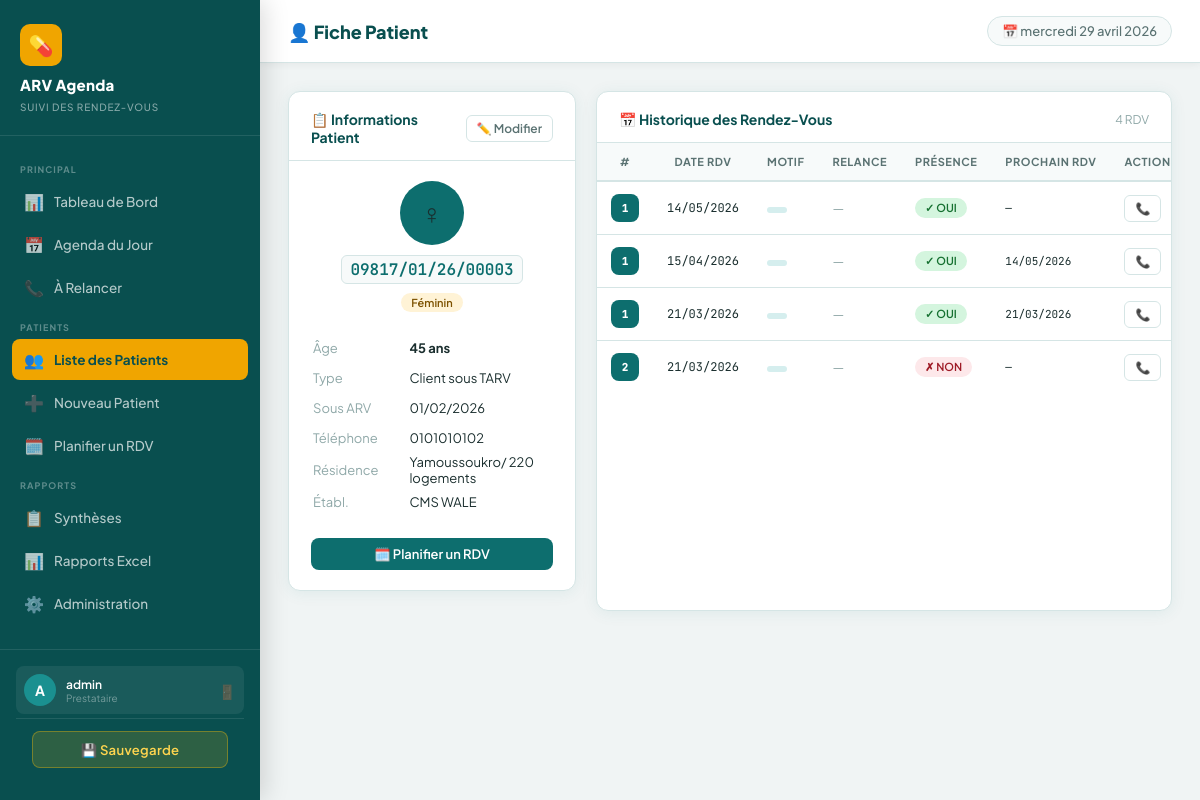
/patients/3/ (signed in), run on the app's committed database.
### agenda/models.py (models this page shows, shortened)
class Patient(models.Model):
    numero_unique = models.CharField(max_length=50, unique=True, verbose_name="N° Unique d'identification")
    code_etablissement = models.CharField(max_length=20, verbose_name="Code établissement")
    numero_site = models.CharField(max_length=20, blank=True, verbose_name="N° Site")
    sexe = models.CharField(max_length=1, choices=SEXE_CHOICES, verbose_name="Sexe")
    age = models.PositiveIntegerField(verbose_name="Âge")
    age_en_mois = models.BooleanField(default=False, verbose_name="Âge en mois (< 2 ans)")
    type_client = models.CharField(max_length=1, choices=TYPE_CLIENT_CHOICES, verbose_name="Type de client")
    population_cles = models.CharField(max_length=10, choices=POPULATION_CLES_CHOICES, blank=True, verbose_name="Population clés")
    date_mise_sous_arv = models.DateField(verbose_name="Date de mise sous ARV")
    contact_telephone = models.CharField(max_length=20, verbose_name="Contact téléphonique")
    residence_adresse = models.CharField(max_length=255, verbose_name="Résidence/Adresse géographique")
    cree_par = models.ForeignKey(User, on_delete=models.SET_NULL, null=True, related_name='patients_crees')
    date_creation = models.DateTimeField(auto_now_add=True)
    class Meta:
        verbose_name = "Patient"
        verbose_name_plural = "Patients"
    @property
    def age_display(self):
        if self.age_en_mois:
            return f"{self.age} mois"
        return f"{self.age} ans"
    def get_type_client_display(self):
        if not self.type_client:
            return ""
        choix_dict = dict(TYPE_CLIENT_CHOICES)
        codes = self.type_client.split(',')
        labels = [choix_dict.get(code.strip(), code.strip()) for code in codes]
        return ", ".join(labels)

class RendezVous(models.Model):
    numero_ordre = models.PositiveIntegerField(verbose_name="N° d'ordre (Colonne A)")
    patient = models.ForeignKey(Patient, on_delete=models.CASCADE, related_name='rendez_vous')
    date_rdv = models.DateField(verbose_name="Date du RDV")
    date_derniere_visite = models.DateField(verbose_name="Date de la dernière visite")
    motif_rdv = models.CharField(max_length=255, blank=True)
    motif_rdv_autre = models.CharField(max_length=200, blank=True, verbose_name="Motif autre (préciser)")
    date_relance_preventive = models.DateField(null=True, blank=True, verbose_name="Date relance préventive (J-2)")
    moyen_relance_preventive = models.CharField(max_length=1, choices=MOYEN_RELANCE_CHOICES, blank=True, verbose_name="Moyen relance préventive")
    resultat_relance_preventive = models.CharField(max_length=2, choices=RESULTAT_RELANCE_CHOICES, blank=True, verbose_name="Résultat relance préventive")
    date_relance_absence = models.DateField(null=True, blank=True, verbose_name="Date relance absence (J+7)")
    moyen_relance_absence = models.CharField(max_length=1, choices=MOYEN_RELANCE_CHOICES, blank=True, verbose_name="Moyen relance absence")
    resultat_relance_absence = models.CharField(max_length=2, choices=RESULTAT_RELANCE_CHOICES, blank=True, verbose_name="Résultat relance absence")
    date_rdv_reprogramme = models.DateField(null=True, blank=True, verbose_name="Date RDV reprogrammé")
    est_venu = models.BooleanField(null=True, verbose_name="Patient venu au RDV")
    date_prochain_rdv = models.DateField(null=True, blank=True, verbose_name="Date prochain RDV")
    motif_prochain_rdv = models.CharField(max_length=200, blank=True, verbose_name="Motif du prochain RDV")
    motif_non_venue = models.CharField(max_length=200, blank=True, verbose_name="Motif de non-venue")
    cree_par = models.ForeignKey(User, on_delete=models.SET_NULL, null=True, related_name='rdv_crees')
    date_creation = models.DateTimeField(auto_now_add=True)
    date_modification = models.DateTimeField(auto_now=True)
    class Meta:
        verbose_name = "Rendez-vous"
        verbose_name_plural = "Rendez-vous"
        ordering = ['date_rdv', 'numero_ordre']

### agenda/views.py (the view)
# urls.py: path('patients/<int:pk>/', views.patient_detail, name='patient_detail'),
@login_required
def patient_detail(request, pk):
    patient = get_object_or_404(Patient, pk=pk)
    rdv_list = patient.rendez_vous.all().order_by('-date_rdv')
    prochain_rdv = patient.rendez_vous.filter(
        date_rdv__gte=date.today(), est_venu__isnull=True
    ).order_by('date_rdv').first()
    return render(request, 'agenda/patient_detail.html', {
        'patient': patient, 'rdv_list': rdv_list, 'prochain_rdv': prochain_rdv,
    })

### templates/agenda/patient_detail.html (shortened to what this page needs)
{% extends 'base.html' %}
{% block page_title %}👤 Fiche Patient{% endblock %}
{% block content %}
<div style="display:grid;grid-template-columns:1fr 2fr;gap:20px;">
  <div>
    <div class="card mb-3">
      <div class="card-header">
        <span class="card-title">📋 Informations Patient</span>
        <a href="{% url 'patient_edit' patient.pk %}" class="btn btn-ghost btn-sm">✏️ Modifier</a>
      </div>
      <div class="card-body">
        <div style="text-align:center;margin-bottom:20px;">
          <div style="width:64px;height:64px;background:var(--primary);border-radius:50%;display:flex;align-items:center;justify-content:center;font-size:28px;margin:0 auto 10px;">
            {% if patient.sexe == 'M' %}♂{% else %}♀{% endif %}
          </div>
          <div class="patient-id" style="font-size:16px;display:inline-block;margin-bottom:6px;">{{ patient.numero_unique }}</div><br>
          {% if patient.sexe == 'M' %}<span class="badge badge-info">Masculin</span>{% else %}<span class="badge badge-warning">Féminin</span>{% endif %}
        </div>
        <table style="width:100%;font-size:13px;">
          <tr><td style="color:var(--text-muted);padding:6px 0;width:40%;">Âge</td><td class="fw-bold">{{ patient.age_display }}</td></tr>
          <tr><td style="color:var(--text-muted);padding:6px 0;">Type</td><td>{{ patient.get_type_client_display }}</td></tr>
          <tr><td style="color:var(--text-muted);padding:6px 0;">Sous ARV</td><td class="mono">{{ patient.date_mise_sous_arv|date:"d/m/Y" }}</td></tr>
          <tr><td style="color:var(--text-muted);padding:6px 0;">Téléphone</td><td class="mono">{{ patient.contact_telephone }}</td></tr>
          <tr><td style="color:var(--text-muted);padding:6px 0;">Résidence</td><td>{{ patient.residence_adresse }}</td></tr>
          <tr><td style="color:var(--text-muted);padding:6px 0;">Établ.</td><td class="mono">{{ patient.code_etablissement }}</td></tr>
        </table>
        <div class="mt-3">
          <a href="{% url 'rdv_create_for_patient' patient.pk %}" class="btn btn-primary w-100" style="justify-content:center;">🗓️ Planifier un RDV</a>
        </div>
      </div>
    </div>
  </div>
  <div class="card">
    <div class="card-header">
      <span class="card-title">📅 Historique des Rendez-Vous</span>
      <span style="font-size:12px;color:var(--text-muted);">{{ rdv_list.count }} RDV</span>
    </div>
    <div class="table-wrapper">
      {% if rdv_list %}
      <table class="arv-table">
        <thead>
          <tr><th>#</th><th>Date RDV</th><th>Motif</th><th>Relance</th><th>Présence</th><th>Prochain RDV</th><th>Actions</th></tr>
        </thead>
        <tbody>
          {% for rdv in rdv_list %}
          <tr>
            <td><div class="agenda-num" style="width:28px;height:28px;font-size:11px;">{{ rdv.numero_ordre }}</div></td>
            <td class="mono">{{ rdv.date_rdv|date:"d/m/Y" }}</td>
            <td><span class="badge badge-primary">{{ rdv.get_motif_rdv_display|truncatechars:20 }}</span></td>
            <td>
              {% if rdv.date_relance %}
              <span class="badge badge-info" style="font-size:10px;">{{ rdv.date_relance|date:"d/m" }}</span>
              {% else %}<span class="text-muted">—</span>{% endif %}
            </td>
            <td>
              {% if rdv.est_venu == True %}<span class="badge badge-success">✓ OUI</span>
              {% elif rdv.est_venu == False %}<span class="badge badge-danger">✗ NON</span>
              {% else %}<span class="badge badge-warning">⏳</span>{% endif %}
            </td>
            <td class="mono" style="font-size:11px;">
              {% if rdv.date_prochain_rdv %}{{ rdv.date_prochain_rdv|date:"d/m/Y" }}{% else %}—{% endif %}
            </td>
            <td>
              <div style="display:flex;gap:4px;">
                <a href="{% url 'rdv_relance_preventive' rdv.pk %}" class="btn btn-sm btn-ghost">📞</a>
              </div>
            </td>
          </tr>
          {% endfor %}
        </tbody>
      </table>
      {% else %}
      <div class="empty-state"><div class="icon">📭</div><p>Aucun historique de RDV</p></div>
      {% endif %}
    </div>
  </div>
</div>
{% endblock %}

### templates/base.html (shortened to what this page needs)
<!DOCTYPE html>
<html lang="fr">
<head>
  {% load static %}
  <link rel="stylesheet" href="{% static 'css/main.css' %}">
</head>
<body>
{% if user.is_authenticated %}
<aside class="sidebar">
  <div class="sidebar-brand">
    <div class="brand-icon">💊</div>
    {% if user.groups.all|length > 0 %}
      {% for group in user.groups.all %}
        {% if group.name == 'Agenda PTME' %}<h1>ARV Agenda</h1><small>Agenda PTME</small>
        {% elif group.name == 'Agenda Adulte' %}<h1>ARV Agenda</h1><small>Agenda Adulte</small>
        {% endif %}
      {% endfor %}
    {% else %}<h1>ARV Agenda</h1><small>Suivi des Rendez-Vous</small>
    {% endif %}
  </div>
  <nav class="sidebar-nav">
    <div class="nav-section-title">Principal</div>
    <a href="{% url 'dashboard' %}" class="nav-link {% if request.resolver_match.url_name == 'dashboard' %}active{% endif %}">
      <span class="icon">📊</span> Tableau de Bord
    </a>
    <a href="{% url 'agenda_jour' %}" class="nav-link {% if request.resolver_match.url_name == 'agenda_jour' %}active{% endif %}">
      <span class="icon">📅</span> Agenda du Jour
    </a>
    <a href="{% url 'a_relancer_list' %}" class="nav-link {% if request.resolver_match.url_name == 'a_relancer_list' %}active{% endif %}">
      <span class="icon">📞</span> À Relancer
    </a>
    <div class="nav-section-title">Patients</div>
    <a href="{% url 'patient_list' %}" class="nav-link {% if 'patient' in request.resolver_match.url_name %}active{% endif %}">
      <span class="icon">👥</span> Liste des Patients
    </a>
    <a href="{% url 'patient_create' %}" class="nav-link">
      <span class="icon">➕</span> Nouveau Patient
    </a>
    <a href="{% url 'rdv_create' %}" class="nav-link">
      <span class="icon">🗓️</span> Planifier un RDV
    </a>
    <div class="nav-section-title">Rapports</div>
    <a href="{% url 'synthese_list' %}" class="nav-link {% if 'synthese' in request.resolver_match.url_name %}active{% endif %}">
      <span class="icon">📋</span> Synthèses
    </a>
    <a href="{% url 'rapport_page' %}" class="nav-link {% if request.resolver_match.url_name == 'rapport_page' or request.resolver_match.url_name == 'rapport_export' %}active{% endif %}">
      <span class="icon">📊</span> Rapports Excel
    </a>
    {% if user.is_staff %}
    <a href="/admin/" class="nav-link">
      <span class="icon">⚙️</span> Administration
    </a>
    {% endif %}
  </nav>
  <div class="sidebar-footer">
    <div class="user-info">
      <div class="user-avatar">{{ user.username|slice:":1"|upper }}</div>
      <div class="user-details">
        <div class="user-name">{{ user.get_full_name|default:user.username }}</div>
        <div class="user-role">
        {% for group in user.groups.all %}
          {% if group.name == 'Agenda PTME' or group.name == 'Agenda Adulte' %}{{ group.name }}{% endif %}
        {% empty %}Prestataire{% endfor %}
      </div>
      </div>
      <form method="POST" action="{% url 'logout' %}" class="logout-form">
        <button type="submit" class="btn-logout" title="Déconnexion">🚪</button>
      </form>
    </div>
    {% if user.is_staff %}
    <div class="sidebar-backup">
      <a href="{% url 'backup_download' %}"
         class="btn-backup"
         onclick="return confirm('Lancer une sauvegarde complète du système ?')"
         title="Sauvegarder la base de données et les fichiers">
        💾 Sauvegarde
      </a>
    </div>
    {% endif %}
  </div>
</aside>
<div class="main-content">
  <div class="topbar">
    <span class="topbar-title">{% block page_title %}ARV Agenda{% endblock %}</span>
    <span class="topbar-date">📅 {% now "l d F Y" %}</span>
  </div>
  <div class="page-content">
    {% block content %}{% endblock %}
  </div>
</div>
{% else %}
{% block auth_content %}{% endblock %}
{% endif %}
</body>
</html>

### data on the page
Patient: numero_unique "09817/01/26/00003", age_display "45 ans", type_client "Client sous TARV", date_mise_sous_arv "01/02/2026", contact_telephone "0101010102", residence_adresse "Yamoussoukro/ 220 logements", code_etablissement "CMS WALE"
RendezVous: numero_ordre "1", date_rdv "14/05/2026", est_venu "✓ OUI"
RendezVous: numero_ordre "1", date_rdv "15/04/2026", est_venu "✓ OUI", date_prochain_rdv "14/05/2026"
RendezVous: numero_ordre "1", date_rdv "21/03/2026", est_venu "✓ OUI", date_prochain_rdv "21/03/2026"
RendezVous: numero_ordre "2", date_rdv "21/03/2026", est_venu "✗ NON"

### other printed values
{{ user.username|slice:":1"|upper }} "A"
{{ user.get_full_name|default:user.username }} "admin"
{{ rdv_list.count }} "4"
